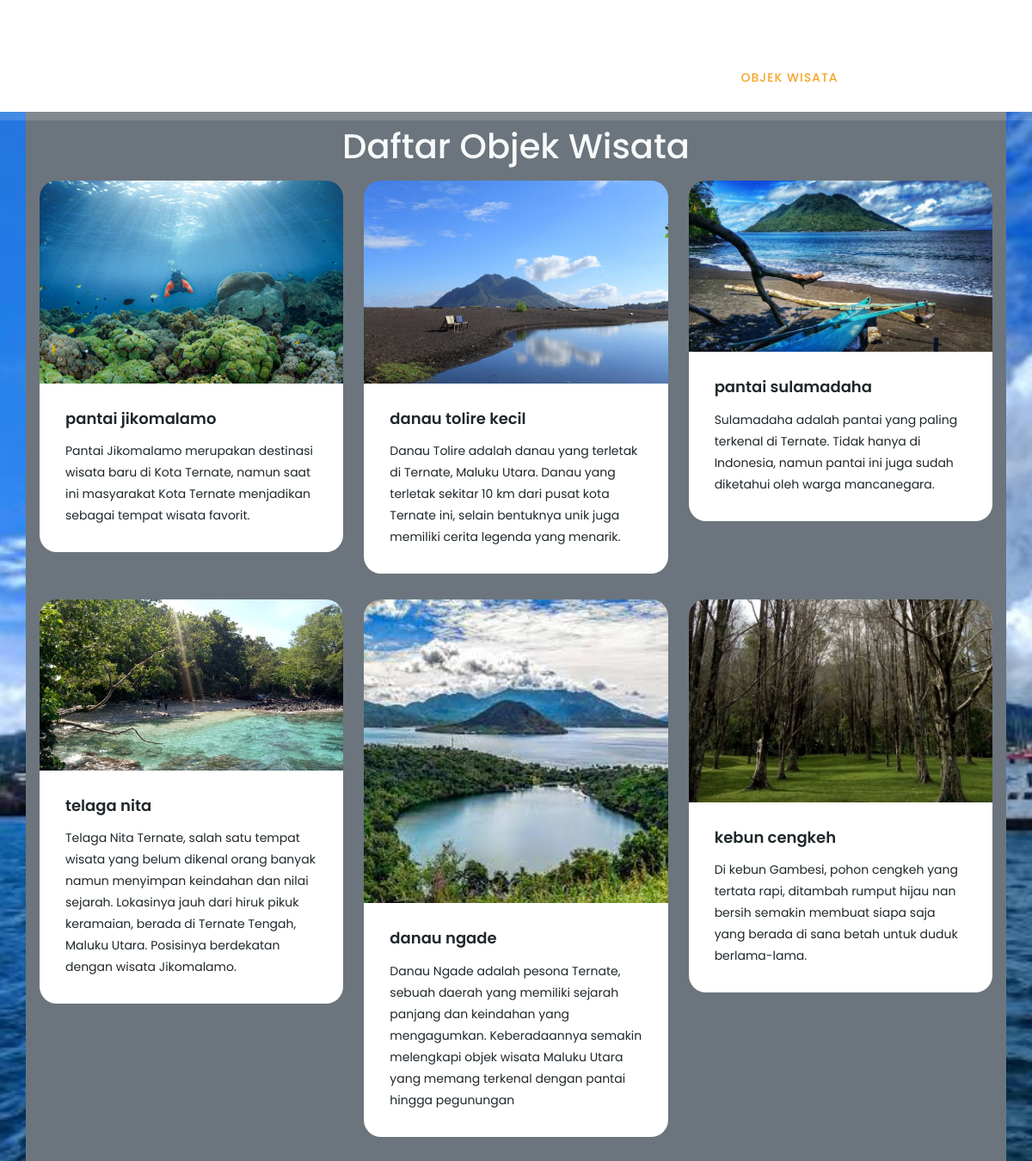
The app's page /objekwisata/ with its own data.
### rekomendasi/models.py (models this page shows, shortened)
class Wisata(models.Model):
  nama = models.CharField(max_length=255)
  foto = models.ImageField(null=True, blank=True, upload_to='images/')
  keterangan = models.TextField()
  harga = models.IntegerField()
  jml_fasilitas = models.IntegerField()
  jarak = models.IntegerField()
  gm_url = models.TextField()
  @property
  def get_photo_url(self):
    if self.foto and hasattr(self.foto, 'url'):
        return self.foto.url
    else:
        return "/media/images/no-image.jpg"

### objekwisata/views.py (the view)
# urls.py: path('', views.index, name='objekwisata'),
def index(request):
  all_wisatas = Wisata.objects.all()
  context = {
    'title': 'objek wisata',
    'subtitle': 'SPK Pariwisata',
    'all_wisatas': all_wisatas,
  }
  return render(request, 'objekwisata/index.html', context)

### objekwisata/templates/objekwisata/index.html
{% extends "base.html" %}
{% load static %}
{% block main_content %}
  <div class="container bg-secondary" style="margin-top: 130px;">
    <div class="row">
      <h1 class="text-center text-light pt-3">Daftar Objek Wisata</h1>
      <div class="col-lg-12 p-3">
            <div class="row justify-content-center">
            {% for wisata in all_wisatas %}
            <div class="col-lg-4">
              <div class="meeting-item">
                  <div class="thumb">
                    <a href="#">
                      <img src="{{wisata.get_photo_url}}" alt="">
                    </a>
                  </div>
                  <div class="down-content">
                    <h4>{{wisata.nama}}</h4>
                    <p class="ms-0">{{wisata.keterangan}}</p>
                  </div>
                </div>
            </div>
            {% endfor %}
            </div>
      </div>
    </div>
  </div>
{% endblock main_content %}

### static/css/templatemo-edu-meeting.css (style rules this page uses)
html, body, div, span, applet, object, iframe, h1, h2, h3, h4, h5, h6, p, blockquote, div pre, a, abbr, acronym, address, big, cite, code, del, dfn, em, font, img, ins, kbd, q, s, samp, small, strike, strong, sub, sup, tt, var, b, u, i, center, dl, dt, dd, ol, ul, li, figure, header, nav, section, article, aside, footer, figcaption { margin: 0; padding: 0; border: 0; outline: 0; }
* { box-sizing: border-box; }
html, body { font-family: 'Poppins', sans-serif; font-weight: 400; background-color: #fff; font-size: 16px; -ms-text-size-adjust: 100%; -webkit-font-smoothing: antialiased; -moz-osx-font-smoothing: grayscale; }
a { text-decoration: none !important; color: #3CF; }
h1, h2, h3, h4, h5, h6 { margin-top: 0px; margin-bottom: 0px; }
p { font-size: 14px; line-height: 25px; color: #2a2a2a; }
img { width: 100%; overflow: hidden; }
html, body { background: #fff; font-family: 'Poppins', sans-serif; }
.meeting-item { margin-bottom: 30px; }
.meeting-item .thumb { position: relative; }
.meeting-item .thumb img { border-top-right-radius: 20px; border-top-left-radius: 20px; }
.meeting-item .down-content { background-color: #fff; padding: 30px; border-bottom-right-radius: 20px; border-bottom-left-radius: 20px; }
.meeting-item .down-content h4 { font-size: 18px; color: #1f272b; font-weight: 600; display: inline-block; margin-bottom: 15px; }
.meeting-item .down-content p { margin-left: 50px; color: #1f272b; font-size: 14px; }

### static/css/mystyle.css (style rules this page uses)
body { background-image: url("../images/background.jpeg"); background-repeat: no-repeat; background-position: center center; background-size: cover; background-attachment: fixed; }

### records on screen
Wisata: get_photo_url (picture), nama "pantai jikomalamo", keterangan "Pantai Jikomalamo merupakan destinasi wisata baru di Kota Ternate, namun saat ini masyarakat Kota Ternate menjadikan sebagai tempat wisata favorit."
Wisata: get_photo_url (picture), nama "danau tolire kecil", keterangan "Danau Tolire adalah danau yang terletak di Ternate, Maluku Utara. Danau yang terletak sekitar 10 km dari pusat kota Ternate ini, selain bentuknya unik juga memiliki cerita legenda yang menarik."
Wisata: get_photo_url (picture), nama "pantai sulamadaha", keterangan "Sulamadaha adalah pantai yang paling terkenal di Ternate. Tidak hanya di Indonesia, namun pantai ini juga sudah diketahui oleh warga mancanegara."
Wisata: get_photo_url (picture), nama "telaga nita", keterangan "Telaga Nita Ternate, salah satu tempat wisata yang belum dikenal orang banyak namun menyimpan keindahan dan nilai sejarah. Lokasinya jauh dari hiruk pikuk keramaian, berada di Ternate Tengah, Maluku Utara. Posisinya berdekatan dengan wisata Jikomalamo."
Wisata: get_photo_url (picture), nama "danau ngade", keterangan "Danau Ngade adalah pesona Ternate, sebuah daerah yang memiliki sejarah panjang dan keindahan yang mengagumkan. Keberadaannya semakin melengkapi objek wisata Maluku Utara yang memang terkenal dengan pantai hingga pegunungan"
Wisata: get_photo_url (picture), nama "kebun cengkeh", keterangan "Di kebun Gambesi, pohon cengkeh yang tertata rapi, ditambah rumput hijau nan bersih semakin membuat siapa saja yang berada di sana betah untuk duduk berlama-lama."
